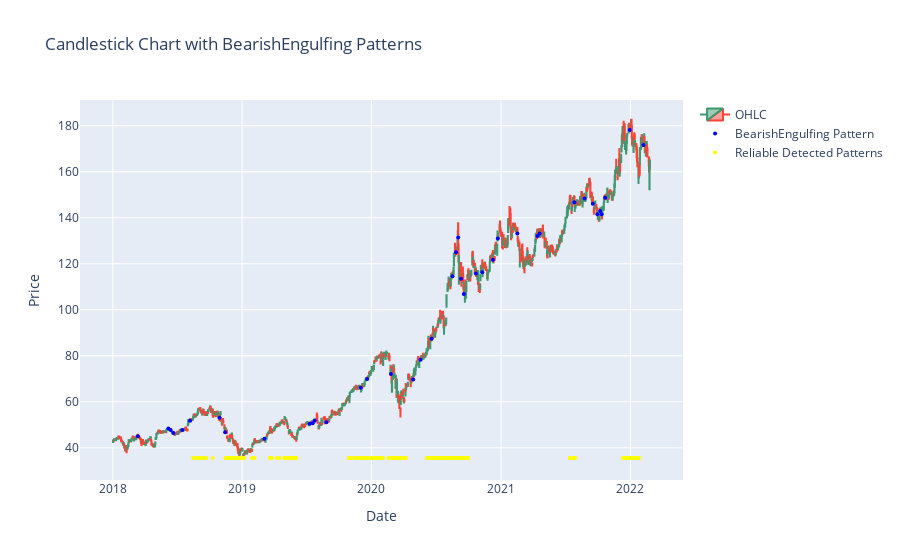

This figure's notebook cell:
### Code cell
plot_candlestick(stock_data, BearishEngulfing())

### Figure 1 — Plotly figure (JSON) as saved in the notebook; plotly's stock layout.template omitted (floating-point values rounded to 4 significant figures; data arrays with more than 128 entries replaced by an {"elided": "..."} marker saying what was removed)
{"data": [{"close": {"elided": "1046 float values"}, "high": {"elided": "1046 float values"}, "low": {"elided": "1046 float values"}, "name": "OHLC", "open": {"elided": "1046 float values"}, "type": "candlestick", "x": {"elided": "1046 str values"}}, {"marker": {"color": "blue", "size": 4}, "mode": "markers", "name": "BearishEngulfing Pattern", "type": "scatter", "x": {"elided": "1046 str values"}, "y": {"elided": "1046 float values"}}, {"marker": {"color": "yellow", "size": 4}, "mode": "markers", "name": "Reliable Detected Patterns", "type": "scatter", "x": {"elided": "1046 str values"}, "y": {"elided": "1046 float values"}}], "layout": {"title": {"text": "Candlestick Chart with BearishEngulfing Patterns"}, "xaxis": {"rangeslider": {"visible": false}, "title": {"text": "Date"}}, "yaxis": {"title": {"text": "Price"}}}}
